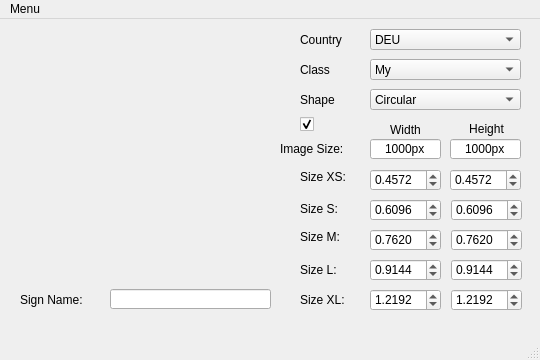
<?xml version="1.0" encoding="UTF-8"?>
<ui version="4.0">
 <class>MainWindow</class>
 <widget class="QMainWindow" name="MainWindow">
  <property name="geometry">
   <rect>
    <x>0</x>
    <y>0</y>
    <width>540</width>
    <height>360</height>
   </rect>
  </property>
  <property name="sizePolicy">
   <sizepolicy hsizetype="Fixed" vsizetype="Fixed">
    <horstretch>0</horstretch>
    <verstretch>0</verstretch>
   </sizepolicy>
  </property>
  <property name="minimumSize">
   <size>
    <width>540</width>
    <height>360</height>
   </size>
  </property>
  <property name="maximumSize">
   <size>
    <width>540</width>
    <height>360</height>
   </size>
  </property>
  <property name="windowTitle">
   <string>  Sign Creator</string>
  </property>
  <property name="windowIcon">
   <iconset>
    <normaloff>resources/stop.png</normaloff>resources/stop.png</iconset>
  </property>
  <widget class="QWidget" name="centralwidget">
   <widget class="QLabel" name="label">
    <property name="geometry">
     <rect>
      <x>300</x>
      <y>150</y>
      <width>61</width>
      <height>16</height>
     </rect>
    </property>
    <property name="text">
     <string>Size XS:</string>
    </property>
   </widget>
   <widget class="QLabel" name="label_2">
    <property name="geometry">
     <rect>
      <x>300</x>
      <y>180</y>
      <width>51</width>
      <height>20</height>
     </rect>
    </property>
    <property name="text">
     <string>Size S:</string>
    </property>
   </widget>
   <widget class="QLabel" name="label_3">
    <property name="geometry">
     <rect>
      <x>300</x>
      <y>210</y>
      <width>51</width>
      <height>16</height>
     </rect>
    </property>
    <property name="text">
     <string>Size M:</string>
    </property>
   </widget>
   <widget class="QLabel" name="label_4">
    <property name="geometry">
     <rect>
      <x>300</x>
      <y>240</y>
      <width>51</width>
      <height>21</height>
     </rect>
    </property>
    <property name="text">
     <string>Size L:</string>
    </property>
   </widget>
   <widget class="QLabel" name="label_5">
    <property name="geometry">
     <rect>
      <x>300</x>
      <y>270</y>
      <width>61</width>
      <height>21</height>
     </rect>
    </property>
    <property name="text">
     <string>Size XL:</string>
    </property>
   </widget>
   <widget class="QLabel" name="label_6">
    <property name="geometry">
     <rect>
      <x>370</x>
      <y>100</y>
      <width>71</width>
      <height>21</height>
     </rect>
    </property>
    <property name="text">
     <string>Width</string>
    </property>
    <property name="alignment">
     <set>Qt::AlignCenter</set>
    </property>
   </widget>
   <widget class="QLabel" name="label_7">
    <property name="geometry">
     <rect>
      <x>456</x>
      <y>100</y>
      <width>61</width>
      <height>20</height>
     </rect>
    </property>
    <property name="text">
     <string>Height</string>
    </property>
    <property name="alignment">
     <set>Qt::AlignCenter</set>
    </property>
   </widget>
   <widget class="QLineEdit" name="lineEdit_name">
    <property name="geometry">
     <rect>
      <x>110</x>
      <y>270</y>
      <width>161</width>
      <height>20</height>
     </rect>
    </property>
   </widget>
   <widget class="QLabel" name="label_8">
    <property name="geometry">
     <rect>
      <x>20</x>
      <y>260</y>
      <width>81</width>
      <height>41</height>
     </rect>
    </property>
    <property name="text">
     <string>Sign Name:</string>
    </property>
   </widget>
   <widget class="QComboBox" name="comboBox_class">
    <property name="geometry">
     <rect>
      <x>370</x>
      <y>40</y>
      <width>151</width>
      <height>21</height>
     </rect>
    </property>
    <item>
     <property name="text">
      <string>My</string>
     </property>
    </item>
    <item>
     <property name="text">
      <string>Supplement</string>
     </property>
    </item>
    <item>
     <property name="text">
      <string>Advisory</string>
     </property>
    </item>
    <item>
     <property name="text">
      <string>Guide</string>
     </property>
    </item>
    <item>
     <property name="text">
      <string>Indication</string>
     </property>
    </item>
    <item>
     <property name="text">
      <string>Miscellaneous</string>
     </property>
    </item>
    <item>
     <property name="text">
      <string>Other</string>
     </property>
    </item>
    <item>
     <property name="text">
      <string>Regulatory</string>
     </property>
    </item>
    <item>
     <property name="text">
      <string>School</string>
     </property>
    </item>
    <item>
     <property name="text">
      <string>Temporary Control Warning</string>
     </property>
    </item>
    <item>
     <property name="text">
      <string>Warning</string>
     </property>
    </item>
   </widget>
   <widget class="QComboBox" name="comboBox_shape">
    <property name="geometry">
     <rect>
      <x>370</x>
      <y>70</y>
      <width>151</width>
      <height>21</height>
     </rect>
    </property>
    <property name="currentText">
     <string>Circular</string>
    </property>
    <item>
     <property name="text">
      <string>Circular</string>
     </property>
    </item>
    <item>
     <property name="text">
      <string>Octagonal</string>
     </property>
    </item>
    <item>
     <property name="text">
      <string>Rectangular</string>
     </property>
    </item>
    <item>
     <property name="text">
      <string>Square</string>
     </property>
    </item>
    <item>
     <property name="text">
      <string>Square45</string>
     </property>
    </item>
    <item>
     <property name="text">
      <string>TriangularDown</string>
     </property>
    </item>
    <item>
     <property name="text">
      <string>TriangularUp</string>
     </property>
    </item>
   </widget>
   <widget class="QLabel" name="label_9">
    <property name="geometry">
     <rect>
      <x>300</x>
      <y>40</y>
      <width>61</width>
      <height>21</height>
     </rect>
    </property>
    <property name="text">
     <string>Class</string>
    </property>
   </widget>
   <widget class="QLabel" name="label_10">
    <property name="geometry">
     <rect>
      <x>300</x>
      <y>70</y>
      <width>61</width>
      <height>21</height>
     </rect>
    </property>
    <property name="text">
     <string>Shape</string>
    </property>
   </widget>
   <widget class="QDoubleSpinBox" name="doubleSpinBox_XS_w">
    <property name="geometry">
     <rect>
      <x>370</x>
      <y>150</y>
      <width>71</width>
      <height>22</height>
     </rect>
    </property>
    <property name="decimals">
     <number>4</number>
    </property>
    <property name="maximum">
     <double>9.990000000000000</double>
    </property>
    <property name="singleStep">
     <double>0.010000000000000</double>
    </property>
    <property name="stepType">
     <enum>QAbstractSpinBox::DefaultStepType</enum>
    </property>
    <property name="value">
     <double>0.457200000000000</double>
    </property>
   </widget>
   <widget class="QDoubleSpinBox" name="doubleSpinBox_XS_h">
    <property name="geometry">
     <rect>
      <x>450</x>
      <y>150</y>
      <width>71</width>
      <height>22</height>
     </rect>
    </property>
    <property name="decimals">
     <number>4</number>
    </property>
    <property name="maximum">
     <double>9.990000000000000</double>
    </property>
    <property name="singleStep">
     <double>0.010000000000000</double>
    </property>
    <property name="value">
     <double>0.457200000000000</double>
    </property>
   </widget>
   <widget class="QDoubleSpinBox" name="doubleSpinBox_S_w">
    <property name="geometry">
     <rect>
      <x>370</x>
      <y>180</y>
      <width>71</width>
      <height>22</height>
     </rect>
    </property>
    <property name="decimals">
     <number>4</number>
    </property>
    <property name="maximum">
     <double>9.990000000000000</double>
    </property>
    <property name="singleStep">
     <double>0.010000000000000</double>
    </property>
    <property name="value">
     <double>0.609600000000000</double>
    </property>
   </widget>
   <widget class="QDoubleSpinBox" name="doubleSpinBox_S_h">
    <property name="geometry">
     <rect>
      <x>451</x>
      <y>180</y>
      <width>71</width>
      <height>22</height>
     </rect>
    </property>
    <property name="decimals">
     <number>4</number>
    </property>
    <property name="maximum">
     <double>9.990000000000000</double>
    </property>
    <property name="singleStep">
     <double>0.010000000000000</double>
    </property>
    <property name="value">
     <double>0.609600000000000</double>
    </property>
   </widget>
   <widget class="QDoubleSpinBox" name="doubleSpinBox_M_w">
    <property name="geometry">
     <rect>
      <x>370</x>
      <y>210</y>
      <width>71</width>
      <height>22</height>
     </rect>
    </property>
    <property name="decimals">
     <number>4</number>
    </property>
    <property name="maximum">
     <double>9.990000000000000</double>
    </property>
    <property name="singleStep">
     <double>0.010000000000000</double>
    </property>
    <property name="value">
     <double>0.762000000000000</double>
    </property>
   </widget>
   <widget class="QDoubleSpinBox" name="doubleSpinBox_M_h">
    <property name="geometry">
     <rect>
      <x>451</x>
      <y>210</y>
      <width>71</width>
      <height>22</height>
     </rect>
    </property>
    <property name="decimals">
     <number>4</number>
    </property>
    <property name="maximum">
     <double>9.990000000000000</double>
    </property>
    <property name="singleStep">
     <double>0.010000000000000</double>
    </property>
    <property name="value">
     <double>0.762000000000000</double>
    </property>
   </widget>
   <widget class="QDoubleSpinBox" name="doubleSpinBox_L_w">
    <property name="geometry">
     <rect>
      <x>370</x>
      <y>240</y>
      <width>71</width>
      <height>22</height>
     </rect>
    </property>
    <property name="decimals">
     <number>4</number>
    </property>
    <property name="maximum">
     <double>9.990000000000000</double>
    </property>
    <property name="singleStep">
     <double>0.010000000000000</double>
    </property>
    <property name="value">
     <double>0.914400000000000</double>
    </property>
   </widget>
   <widget class="QDoubleSpinBox" name="doubleSpinBox_L_h">
    <property name="geometry">
     <rect>
      <x>451</x>
      <y>240</y>
      <width>71</width>
      <height>22</height>
     </rect>
    </property>
    <property name="decimals">
     <number>4</number>
    </property>
    <property name="maximum">
     <double>9.990000000000000</double>
    </property>
    <property name="singleStep">
     <double>0.010000000000000</double>
    </property>
    <property name="value">
     <double>0.914400000000000</double>
    </property>
   </widget>
   <widget class="QDoubleSpinBox" name="doubleSpinBox_XL_w">
    <property name="geometry">
     <rect>
      <x>370</x>
      <y>270</y>
      <width>71</width>
      <height>22</height>
     </rect>
    </property>
    <property name="decimals">
     <number>4</number>
    </property>
    <property name="maximum">
     <double>9.990000000000000</double>
    </property>
    <property name="singleStep">
     <double>0.010000000000000</double>
    </property>
    <property name="value">
     <double>1.219200000000000</double>
    </property>
   </widget>
   <widget class="QDoubleSpinBox" name="doubleSpinBox_XL_h">
    <property name="geometry">
     <rect>
      <x>451</x>
      <y>270</y>
      <width>71</width>
      <height>22</height>
     </rect>
    </property>
    <property name="decimals">
     <number>4</number>
    </property>
    <property name="maximum">
     <double>9.990000000000000</double>
    </property>
    <property name="singleStep">
     <double>0.010000000000000</double>
    </property>
    <property name="value">
     <double>1.219200000000000</double>
    </property>
   </widget>
   <widget class="QLabel" name="label_12">
    <property name="geometry">
     <rect>
      <x>280</x>
      <y>120</y>
      <width>91</width>
      <height>20</height>
     </rect>
    </property>
    <property name="text">
     <string>Image Size:</string>
    </property>
   </widget>
   <widget class="QLineEdit" name="lineEdit_pix_w">
    <property name="geometry">
     <rect>
      <x>370</x>
      <y>120</y>
      <width>71</width>
      <height>20</height>
     </rect>
    </property>
    <property name="text">
     <string>1000px</string>
    </property>
    <property name="alignment">
     <set>Qt::AlignCenter</set>
    </property>
    <property name="readOnly">
     <bool>true</bool>
    </property>
   </widget>
   <widget class="QLineEdit" name="lineEdit_pix_h">
    <property name="geometry">
     <rect>
      <x>450</x>
      <y>120</y>
      <width>71</width>
      <height>20</height>
     </rect>
    </property>
    <property name="text">
     <string>1000px</string>
    </property>
    <property name="alignment">
     <set>Qt::AlignCenter</set>
    </property>
    <property name="readOnly">
     <bool>true</bool>
    </property>
   </widget>
   <widget class="QLabel" name="label_image">
    <property name="geometry">
     <rect>
      <x>20</x>
      <y>10</y>
      <width>251</width>
      <height>251</height>
     </rect>
    </property>
    <property name="sizePolicy">
     <sizepolicy hsizetype="Preferred" vsizetype="Preferred">
      <horstretch>0</horstretch>
      <verstretch>0</verstretch>
     </sizepolicy>
    </property>
    <property name="minimumSize">
     <size>
      <width>251</width>
      <height>251</height>
     </size>
    </property>
    <property name="maximumSize">
     <size>
      <width>251</width>
      <height>251</height>
     </size>
    </property>
    <property name="text">
     <string/>
    </property>
    <property name="pixmap">
     <pixmap>resources/stop.png</pixmap>
    </property>
    <property name="scaledContents">
     <bool>true</bool>
    </property>
    <property name="alignment">
     <set>Qt::AlignCenter</set>
    </property>
   </widget>
   <widget class="QLabel" name="label_11">
    <property name="geometry">
     <rect>
      <x>300</x>
      <y>10</y>
      <width>71</width>
      <height>21</height>
     </rect>
    </property>
    <property name="text">
     <string>Country</string>
    </property>
   </widget>
   <widget class="QComboBox" name="comboBox_country">
    <property name="geometry">
     <rect>
      <x>370</x>
      <y>10</y>
      <width>151</width>
      <height>21</height>
     </rect>
    </property>
    <item>
     <property name="text">
      <string>DEU</string>
     </property>
    </item>
    <item>
     <property name="text">
      <string>USA</string>
     </property>
    </item>
    <item>
     <property name="text">
      <string>AUT</string>
     </property>
    </item>
    <item>
     <property name="text">
      <string>CHN</string>
     </property>
    </item>
    <item>
     <property name="text">
      <string>FRA</string>
     </property>
    </item>
    <item>
     <property name="text">
      <string>GBR</string>
     </property>
    </item>
    <item>
     <property name="text">
      <string>JPN</string>
     </property>
    </item>
    <item>
     <property name="text">
      <string>KOR</string>
     </property>
    </item>
   </widget>
   <widget class="QCheckBox" name="checkBox">
    <property name="geometry">
     <rect>
      <x>300</x>
      <y>90</y>
      <width>61</width>
      <height>31</height>
     </rect>
    </property>
    <property name="layoutDirection">
     <enum>Qt::LeftToRight</enum>
    </property>
    <property name="text">
     <string/>
    </property>
    <property name="icon">
     <iconset>
      <normaloff>resources/Scale_Chain_Gimp.png</normaloff>resources/Scale_Chain_Gimp.png</iconset>
    </property>
    <property name="iconSize">
     <size>
      <width>20</width>
      <height>20</height>
     </size>
    </property>
    <property name="checked">
     <bool>true</bool>
    </property>
    <property name="tristate">
     <bool>false</bool>
    </property>
   </widget>
   <zorder>label_image</zorder>
   <zorder>label</zorder>
   <zorder>label_2</zorder>
   <zorder>label_3</zorder>
   <zorder>label_4</zorder>
   <zorder>label_5</zorder>
   <zorder>label_6</zorder>
   <zorder>label_7</zorder>
   <zorder>lineEdit_name</zorder>
   <zorder>label_8</zorder>
   <zorder>comboBox_class</zorder>
   <zorder>comboBox_shape</zorder>
   <zorder>label_9</zorder>
   <zorder>label_10</zorder>
   <zorder>doubleSpinBox_XS_w</zorder>
   <zorder>doubleSpinBox_XS_h</zorder>
   <zorder>doubleSpinBox_S_w</zorder>
   <zorder>doubleSpinBox_S_h</zorder>
   <zorder>doubleSpinBox_M_w</zorder>
   <zorder>doubleSpinBox_M_h</zorder>
   <zorder>doubleSpinBox_L_w</zorder>
   <zorder>doubleSpinBox_L_h</zorder>
   <zorder>doubleSpinBox_XL_w</zorder>
   <zorder>doubleSpinBox_XL_h</zorder>
   <zorder>label_12</zorder>
   <zorder>lineEdit_pix_w</zorder>
   <zorder>lineEdit_pix_h</zorder>
   <zorder>label_11</zorder>
   <zorder>comboBox_country</zorder>
   <zorder>checkBox</zorder>
  </widget>
  <widget class="QMenuBar" name="menubar">
   <property name="geometry">
    <rect>
     <x>0</x>
     <y>0</y>
     <width>540</width>
     <height>22</height>
    </rect>
   </property>
   <widget class="QMenu" name="menuUpload_image">
    <property name="title">
     <string>Menu</string>
    </property>
    <addaction name="action_Image"/>
    <addaction name="action_Save"/>
    <addaction name="action_Open"/>
   </widget>
   <addaction name="menuUpload_image"/>
  </widget>
  <widget class="QStatusBar" name="statusbar"/>
  <action name="action_Image">
   <property name="icon">
    <iconset>
     <normaloff>resources/image.png</normaloff>resources/image.png</iconset>
   </property>
   <property name="text">
    <string>&amp;Upload image</string>
   </property>
   <property name="toolTip">
    <string>Open the image file</string>
   </property>
   <property name="shortcut">
    <string>Ctrl+I</string>
   </property>
  </action>
  <action name="action_Save">
   <property name="icon">
    <iconset>
     <normaloff>resources/save2-icon.png</normaloff>resources/save2-icon.png</iconset>
   </property>
   <property name="text">
    <string>&amp;Save sign</string>
   </property>
   <property name="toolTip">
    <string>Save the traffic sign file</string>
   </property>
   <property name="shortcut">
    <string>Ctrl+S</string>
   </property>
  </action>
  <action name="action_Open">
   <property name="icon">
    <iconset>
     <normaloff>resources/open_icon.png</normaloff>resources/open_icon.png</iconset>
   </property>
   <property name="text">
    <string>Open file</string>
   </property>
   <property name="toolTip">
    <string>Open the traffic sign file to edit</string>
   </property>
   <property name="shortcut">
    <string>Ctrl+O</string>
   </property>
  </action>
 </widget>
 <resources/>
 <connections/>
</ui>
